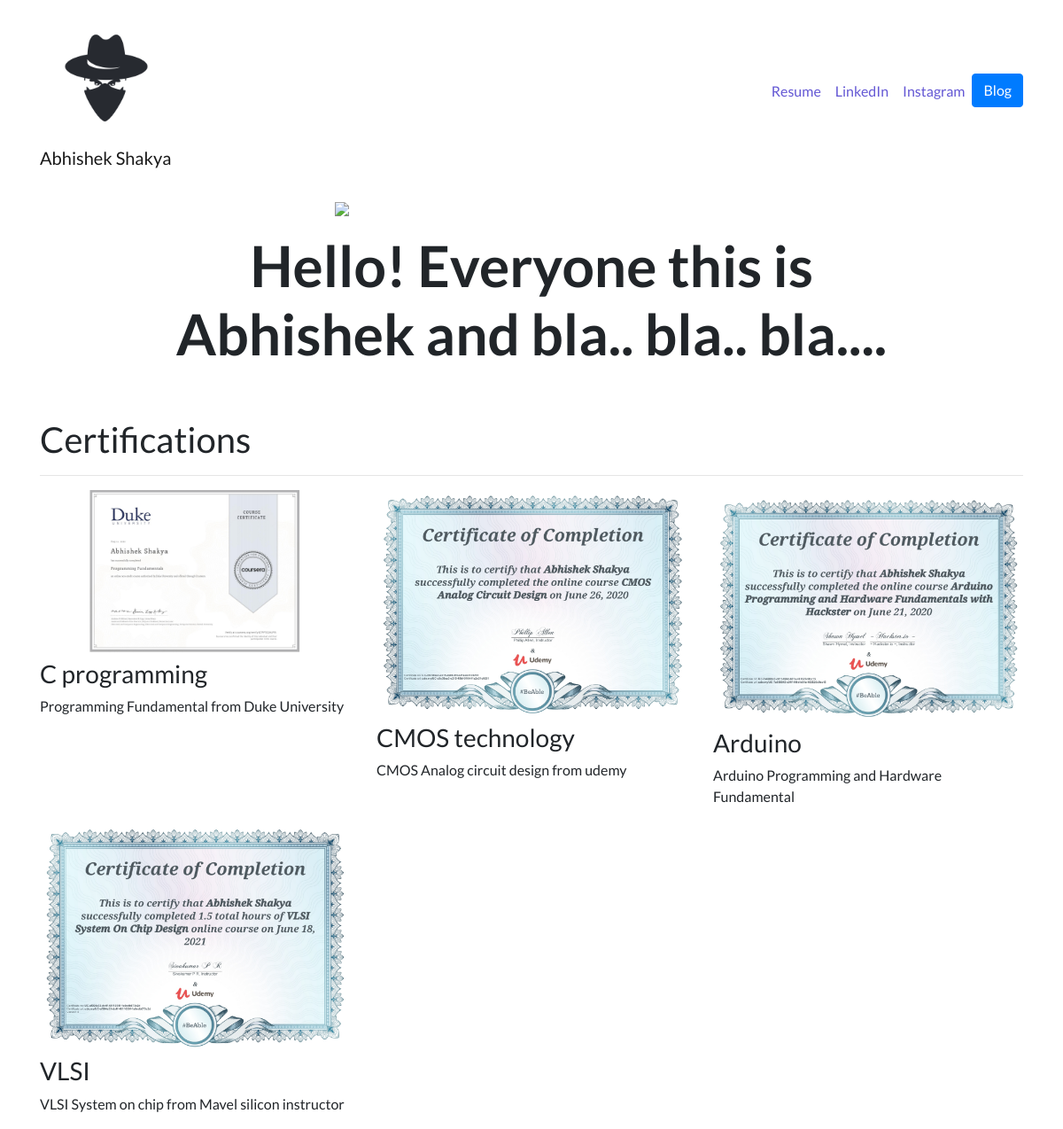
The page / on the database its author committed.
### portfolio/models.py (models this page shows, shortened)
class Project(models.Model):
    title = models.CharField(max_length=100)
    description = models.CharField(max_length=250)
    image = models.ImageField(upload_to='portfolio/images')
    url = models.URLField(blank=True)

### portfolio/views.py (the view)
# urls.py: 2. Add a URL to urlpatterns:  path('', views.home, name='home')
def home(request):
    project = Project.objects.all()
    return render(request,'home.html', {'projects':project})

### portfolio/templates/home.html
{% extends "base.html" %}
{% load static %}
{% block content %}
<div class="row justify-content-center my-3">
  <div class="col-5">
    <img src="{% static 'Abhishek.jpeg' %}" class="img-fluid">
  </div>
</div>
<div class="row justify-content-center mb-3">
  <div class="col-md-9 text-center">
    <h1 id="hometext" class="font-weight-bold">Hello! Everyone this is Abhishek and bla.. bla.. bla....</h1>
  </div>
</div>
<h1 class="mt-5">Certifications</h1>
<hr>
<div class="row">
  {% for project in projects %}
  <div class="col-lg-4 col-md-6">
    {% if project.url %}
    <a href="{{ project.url }}">
      <img src="{{ project.image.url }}" class="img-fluid mb-2">
    </a>
    {% else %}
    <img src="{{ project.image.url }}" class="img-fluid mb-2">
    {% endif %}
    <h3>{{ project.title }}</h3>
    <p>{{ project.description }}</p>
  </div>
  {% endfor %}
</div>
{% endblock %}

### portfolio/templates/base.html (shortened to what this page needs)
{% load static %}
<!doctype html>
<html lang="en">
<head>
  <link rel="stylesheet" href="https://stackpath.bootstrapcdn.com/bootstrap/4.4.1/css/bootstrap.min.css">
  <link rel="stylesheet" href="{% static "custom.css" %}">
</head>
<body>
  <nav id="topNav" class="navbar navbar-expand-md navbar-light">
    <div class="container">
      <a class="navbar-brand" href="{% url 'home' %}">
        <img src="{% static "Logo.png" %}" width="150" height="150" class="d-inline-block align-top" alt="Abhishek's Logo">
        <span><br>Abhishek Shakya</span>
      </a>
      <div class="collapse navbar-collapse text-center" id="navbarNav">
        <ul class="navbar-nav ml-auto">
          <li class="nav-item">
            <a class="nav-link" href="{% static "Resume.png" %}">Resume</a>
          </li>
          <li class="nav-item">
            <a class="nav-link" href="https://www.linkedin.com/in/abhishek-shakya-6ba6b41a1/" target="_blank">LinkedIn</a>
          </li>
          <li class="nav-item">
            <a class="nav-link" href="https://www.instagram.com/its_shakya__/" target="_blank">Instagram</a>
          </li>
          <li>
            <a role="button" href="{% url 'blog:all_blogs' %}" class="btn btn-primary">Blog</a>
          </li>
        </ul>
      </div>
    </div>
  </nav>
  <div class="container">
    {% block content %}{% endblock %}
  </div>
</body>
</html>

### portfolio/static/custom.css (style rules this page uses)
.navbar-nav .nav-link { color: rgb(99, 87, 212) !important; }
body { font-family: 'Lato', sans-serif; }
@media (min-width: 992px) { #hometext { font-size: 4rem; } }

### rows shown on the page
Project: image (picture), title "C programming", description "Programming Fundamental from Duke University"
Project: image (picture), title "CMOS technology", description "CMOS Analog circuit design from udemy"
Project: image (picture), title "Arduino", description "Arduino Programming and Hardware Fundamental"
Project: image (picture), title "VLSI", description "VLSI System on chip from Mavel silicon instructor"
